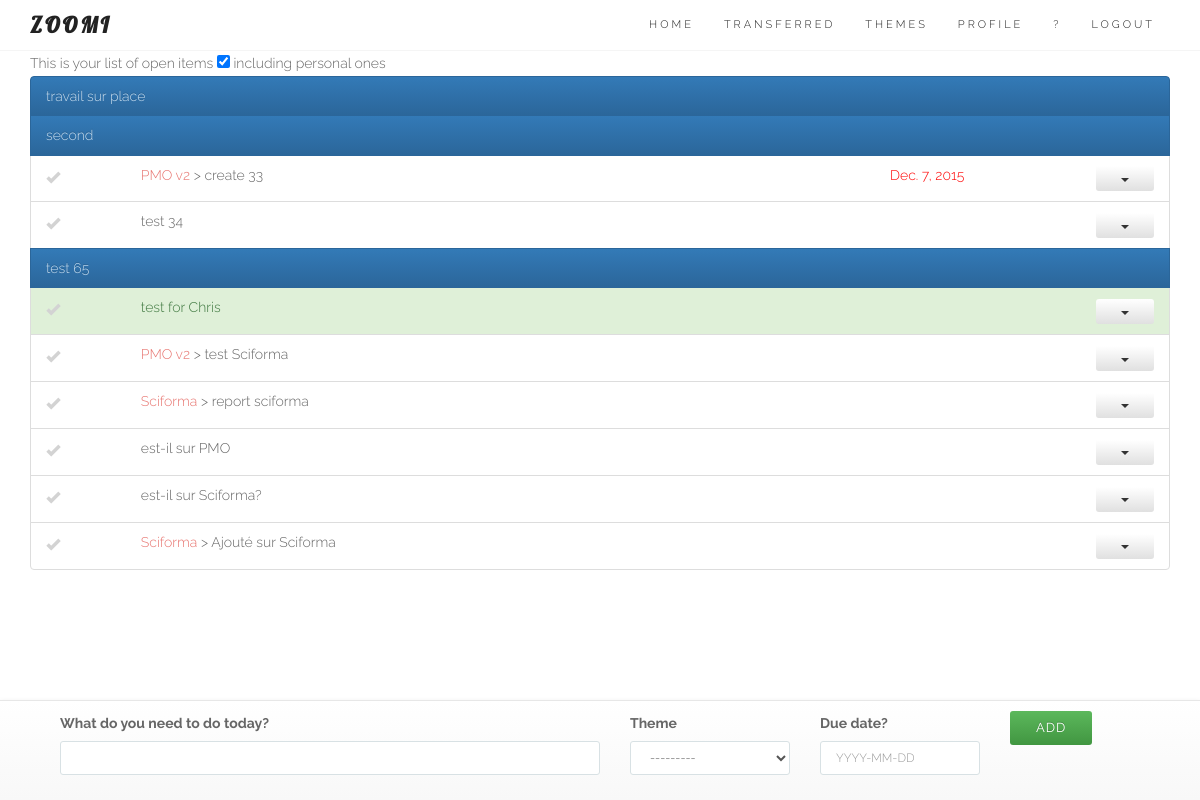
Before: / (signed in) with the older database file.
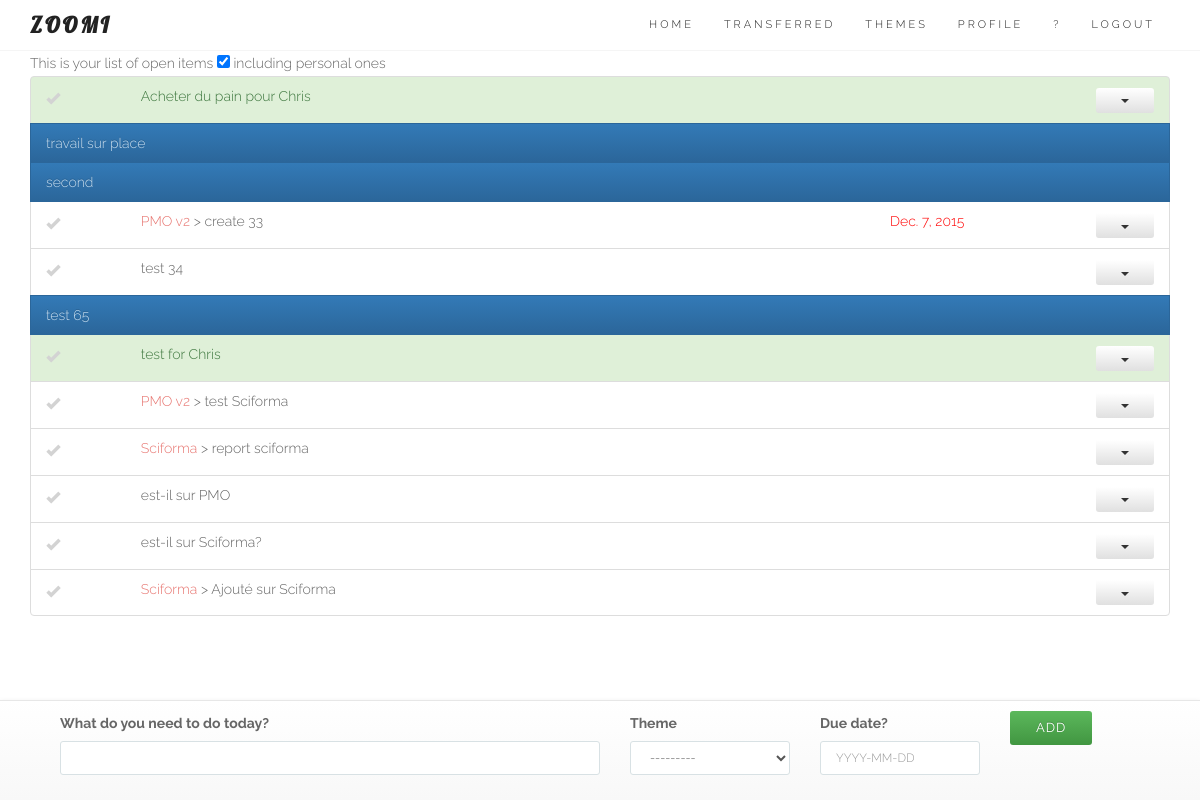
After: the same page with the newer database file.
### core/models.py (models this page shows, shortened)
class Entry(models.Model):
	user = models.ForeignKey(User)
	name = models.CharField(max_length=100)
	data = models.CharField(max_length=200, blank=True)
	order = models.IntegerField(default=1000)
	duedate = models.DateField(null=True, blank=True)
	done = models.BooleanField(default=False) # 0 = to do / 1 = completed
	impediment = models.BooleanField(default=False) # 0 = No / 1 = Yes
	transfered = models.BooleanField(default=False) # 0 = No / 1 = Yes = no longer in your List
	personal = models.BooleanField(default=False) # 0 = No / 1 = Yes
	assignees = models.ManyToManyField(User, related_name='assignees',blank=True)
	section = models.BooleanField(default=False) # 0 = No / 1 = Yes
	created_at = models.DateTimeField(auto_now_add=True)
	completed_on = models.DateTimeField(null=True, blank=True)
	theme = models.ForeignKey(Theme, null=True, blank=True)
	class Meta:
		ordering = ['order']
		verbose_name_plural = "entries"
	def __str__(self):
		return str(self.name)
	def update_entry_url(self):
		return reverse (viewname="detail", args=[self.id])
	def update_modal_entry_url(self):
		return reverse (viewname="entrymodal", args=[self.id])
	def comment_entry_url(self):
		return reverse (viewname="commentlist", args=[self.id])
	def theme_entry_url(self):
		return reverse (viewname="themedetails", args=[self.theme.id])

class Theme(models.Model):
	user = models.ForeignKey(User)
	name = models.CharField(max_length=100, null=True, blank=True)
	created_at = models.DateTimeField(auto_now_add=True)
	def __str__(self):
		return str(self.name)

### core/views.py (the view, shortened to what this page needs)
# urls.py: url(r'^$', login_required(coreviews.EntryListAppendViewBS.as_view()), name='entrylistBS'), # Bootstrap test
class EntryListAppendViewBS(ListAppendView):
	model = coremodels.Entry
	template_name = 'entry/listBS.html'
	context_object_name = 'entry'
	hide_sortable = ""
	def get_queryset(self):
		return coremodels.Entry.objects.filter(Q(user=self.request.user, transfered=0) | Q(assignees=self.request.user), done=False).order_by('order')

### core/models.py
class EntryCreateForm(ModelForm):
	class Meta:
		model = Entry
		fields = ['name','theme','duedate'] # the form on the homepage
	def __init__(self, *args, **kwargs): # current_business, as parameter (cf Creeam)
		current_user = kwargs.pop('user')
		super(EntryCreateForm, self).__init__(*args, **kwargs)
		self.fields['name'].label = "What do you need to do today?"
		self.fields['theme'].label = "Theme"
		self.fields['duedate'].label = "Have a due date?"
		self.fields['duedate'].widget.attrs['placeholder'] = "YYYY-MM-DD"
		self.fields['name'].widget.attrs['autofocus'] = "on"
		self.fields['theme'].queryset = Theme.objects.filter(user=current_user)

### core/models.py (called while the page is built)
	def get_form_kwargs(self):
		kwargs = super(ListAppendView, self).get_form_kwargs()
		kwargs['user'] = self.request.user
		return kwargs

### templates/entry/listBS.html (shortened to what this page needs)
{% extends "base/theme.html" %}
{% load sitegate %}
{% load staticfiles %}
{% block page_sub_title %}
<form>
This is your list of open items
<input type='checkbox' class='showpersonal' checked='checked'/> including personal ones
</form>
{% endblock %}
{% block content %}
<link rel="stylesheet" href="{% static "css/zoomi.css" %}">
<section id="services">
	<div class="container">
		<div class="row ">
			<div class="col-lg-12 text-center">
						<ul id="todo_list_BS">
						   	{% for objects in object_list %}
{% block detail %}
									{% include 'entry/detailsBS.html' %}
{% endblock %}
							{% endfor %}
						</ul>
			</div>
		</div>
	</div>
</section>
{% endblock %}
{% block footer %}
	<footer class="navbar navbar-default navbar-fixed-bottom footerform">
		<div class="container">
			{% include 'entry/create.html' %}
		</div>
	</footer>
{% endblock %}

### templates/entry/detailsBS.html (shortened to what this page needs)
								<li id="entry_{{ objects.id }}" class="list-group-item
										{% if objects.section == 1 %}active{% endif %}
										{% if objects.personal == 1 %}personal{% endif %}
										{% if objects.transfered == 1 %}list-group-item-success{% endif %}
										">
								  	<div class="row">
										<div class="{% if objects.section == 1 %}hidden-xs hidden-sm hidden-md{% else %}col-xs-1 col-sm-1 col-md-1{% endif %}">
								   			<span class="{% if objects.section == 0 %}glyphicon glyphicon-ok entrycheckmark{% endif %} {% if objects.done == 1 %}completed{% else %}todo{% endif %}" onclick="EntryComplete({{ objects.id }})"> </span>
								   		</div>
								   		<div class="col-xs-9 col-sm-6 col-md-6 text-left">
								   			<p class="list-group-item-text">
								   				{% if objects.theme %}
								   					<a href="{{ objects.theme_entry_url }}">{{ objects.theme }}</a> >
								   				{% endif %}
								   				{{ objects|truncatewords:10 }}</p>
								   		</div>
								   		{% if objects.section == 1 %}
											<div class="col-xs-1 col-sm-1 col-md-1"></div>
										{% endif %}
								   		<div class="hidden-xs col-sm-3 col-md-3 text-right">
								   			<p class="list-group-item-text">
								   				{% if objects.section == 0 %}
											        {% if objects.duedate %}
											            <span class="switchable
											                {% if objects.duedate|timesince >= "1 min" %}
											                overdue
											                {% endif %}
											                ">
											                {{ objects.duedate }}
											            </span>
											        {% endif %}
											    {% endif %}
								   			</p>
									    </div>
								   		<div class="col-xs-2 col-sm-2 col-md-2 text-right">
								   			{% if objects.section == 0 %}
												<div class="btn-group">
												  <button type="button" class="btn btn-xs btn-default dropdown-toggle" data-toggle="dropdown" aria-haspopup="true" aria-expanded="false">
												    <span class="caret"></span>
												  </button>
												</div>
											{% endif %}
									    </div>
									</div>
								</li>

Changed rows visible on the page:
now on this page (row edited): Entry: section False (drawn), name "Acheter du pain pour Chris"
